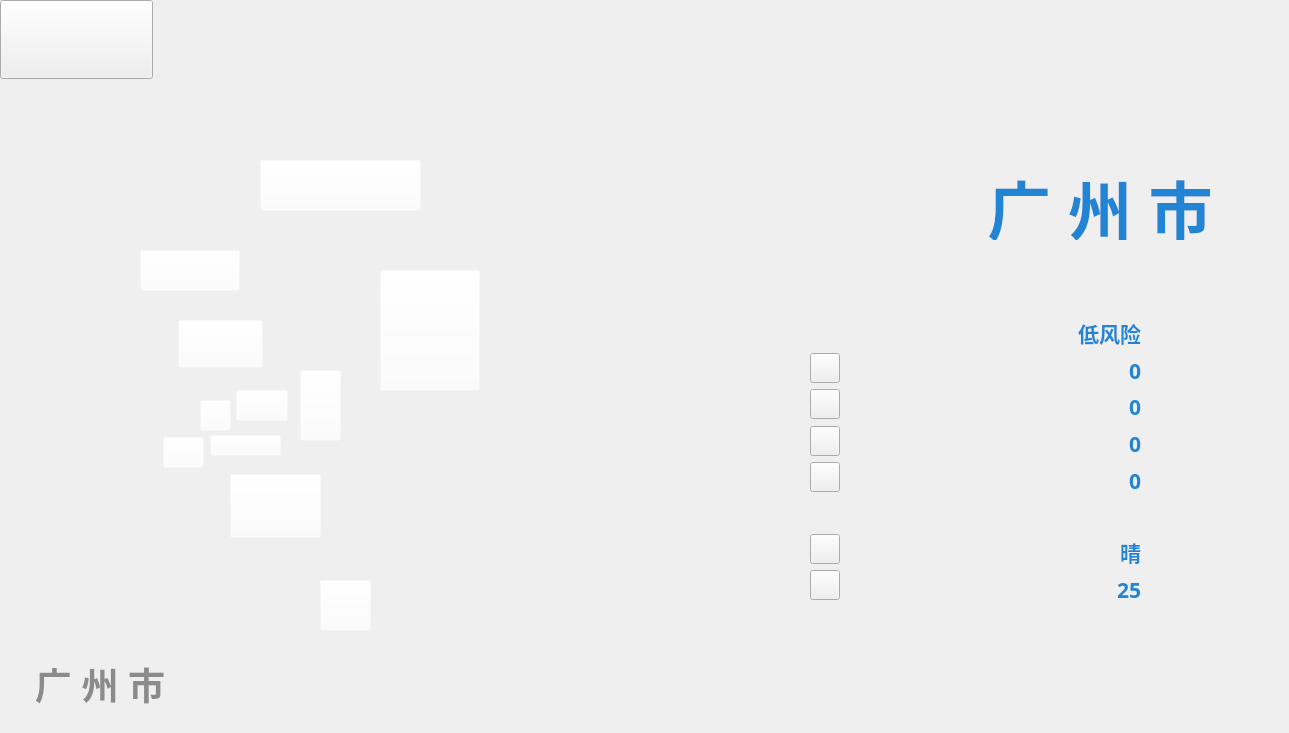
   <widget class="QWidget" name="page_gz">
    <widget class="QLabel" name="UI_map_gz_bg">
     <property name="geometry">
      <rect>
       <x>0</x>
       <y>0</y>
       <width>1280</width>
       <height>720</height>
      </rect>
     </property>
     <property name="text">
      <string>&lt;html&gt;&lt;head/&gt;&lt;body&gt;&lt;p&gt;&lt;img src=&quot;:/GUI/UI_map_gz_bg.png&quot;/&gt;&lt;/p&gt;&lt;/body&gt;&lt;/html&gt;</string>
     </property>
    </widget>
    <widget class="QLabel" name="regionName">
     <property name="geometry">
      <rect>
       <x>970</x>
       <y>160</y>
       <width>260</width>
       <height>80</height>
      </rect>
     </property>
     <property name="font">
      <font>
       <family>思源宋体 CN Heavy</family>
       <pointsize>48</pointsize>
       <weight>75</weight>
       <bold>true</bold>
      </font>
     </property>
     <property name="mouseTracking">
      <bool>true</bool>
     </property>
     <property name="contextMenuPolicy">
      <enum>Qt::DefaultContextMenu</enum>
     </property>
     <property name="text">
      <string>&lt;html&gt;&lt;head/&gt;&lt;body&gt;&lt;p align=&quot;center&quot;&gt;&lt;span style=&quot; color:#2284d4;&quot;&gt;广 州 市&lt;/span&gt;&lt;/p&gt;&lt;/body&gt;&lt;/html&gt;</string>
     </property>
    </widget>
    <widget class="QLabel" name="riskLvl">
     <property name="geometry">
      <rect>
       <x>1070</x>
       <y>317</y>
       <width>71</width>
       <height>31</height>
      </rect>
     </property>
     <property name="font">
      <font>
       <family>思源黑体 CN Bold</family>
       <pointsize>16</pointsize>
       <weight>75</weight>
       <bold>true</bold>
      </font>
     </property>
     <property name="styleSheet">
      <string notr="true">color: rgb(34, 132, 212);</string>
     </property>
     <property name="text">
      <string>低风险</string>
     </property>
     <property name="alignment">
      <set>Qt::AlignRight|Qt::AlignTrailing|Qt::AlignVCenter</set>
     </property>
    </widget>
    <widget class="QLabel" name="count_0">
     <property name="geometry">
      <rect>
       <x>1070</x>
       <y>355</y>
       <width>71</width>
       <height>31</height>
      </rect>
     </property>
     <property name="font">
      <font>
       <family>思源黑体 CN Bold</family>
       <pointsize>16</pointsize>
       <weight>75</weight>
       <bold>true</bold>
      </font>
     </property>
     <property name="styleSheet">
      <string notr="true">color: rgb(34, 132, 212);</string>
     </property>
     <property name="text">
      <string>0</string>
     </property>
     <property name="alignment">
      <set>Qt::AlignRight|Qt::AlignTrailing|Qt::AlignVCenter</set>
     </property>
    </widget>
    <widget class="QLabel" name="count_1">
     <property name="geometry">
      <rect>
       <x>1070</x>
       <y>391</y>
       <width>71</width>
       <height>31</height>
      </rect>
     </property>
     <property name="font">
      <font>
       <family>思源黑体 CN Bold</family>
       <pointsize>16</pointsize>
       <weight>75</weight>
       <bold>true</bold>
      </font>
     </property>
     <property name="styleSheet">
      <string notr="true">color: rgb(34, 132, 212);</string>
     </property>
     <property name="text">
      <string>0</string>
     </property>
     <property name="alignment">
      <set>Qt::AlignRight|Qt::AlignTrailing|Qt::AlignVCenter</set>
     </property>
    </widget>
    <widget class="QLabel" name="count_2">
     <property name="geometry">
      <rect>
       <x>1070</x>
       <y>428</y>
       <width>71</width>
       <height>31</height>
      </rect>
     </property>
     <property name="font">
      <font>
       <family>思源黑体 CN Bold</family>
       <pointsize>16</pointsize>
       <weight>75</weight>
       <bold>true</bold>
      </font>
     </property>
     <property name="styleSheet">
      <string notr="true">color: rgb(34, 132, 212);</string>
     </property>
     <property name="text">
      <string>0</string>
     </property>
     <property name="alignment">
      <set>Qt::AlignRight|Qt::AlignTrailing|Qt::AlignVCenter</set>
     </property>
    </widget>
    <widget class="QLabel" name="count_3">
     <property name="geometry">
      <rect>
       <x>1070</x>
       <y>465</y>
       <width>71</width>
       <height>31</height>
      </rect>
     </property>
     <property name="font">
      <font>
       <family>思源黑体 CN Bold</family>
       <pointsize>16</pointsize>
       <weight>75</weight>
       <bold>true</bold>
      </font>
     </property>
     <property name="styleSheet">
      <string notr="true">color: rgb(34, 132, 212);</string>
     </property>
     <property name="text">
      <string>0</string>
     </property>
     <property name="alignment">
      <set>Qt::AlignRight|Qt::AlignTrailing|Qt::AlignVCenter</set>
     </property>
    </widget>
    <widget class="QLabel" name="temperature">
     <property name="geometry">
      <rect>
       <x>1070</x>
       <y>574</y>
       <width>71</width>
       <height>31</height>
      </rect>
     </property>
     <property name="font">
      <font>
       <family>思源黑体 CN Bold</family>
       <pointsize>16</pointsize>
       <weight>75</weight>
       <bold>true</bold>
      </font>
     </property>
     <property name="styleSheet">
      <string notr="true">color: rgb(34, 132, 212);</string>
     </property>
     <property name="text">
      <string>25</string>
     </property>
     <property name="alignment">
      <set>Qt::AlignRight|Qt::AlignTrailing|Qt::AlignVCenter</set>
     </property>
    </widget>
    <widget class="QLabel" name="weather">
     <property name="geometry">
      <rect>
       <x>1070</x>
       <y>536</y>
       <width>71</width>
       <height>31</height>
      </rect>
     </property>
     <property name="font">
      <font>
       <family>思源黑体 CN Bold</family>
       <pointsize>16</pointsize>
       <weight>75</weight>
       <bold>true</bold>
      </font>
     </property>
     <property name="styleSheet">
      <string notr="true">color: rgb(34, 132, 212);</string>
     </property>
     <property name="text">
      <string>晴</string>
     </property>
     <property name="alignment">
      <set>Qt::AlignRight|Qt::AlignTrailing|Qt::AlignVCenter</set>
     </property>
    </widget>
    <widget class="QLabel" name="regionName_2">
     <property name="geometry">
      <rect>
       <x>-30</x>
       <y>644</y>
       <width>260</width>
       <height>80</height>
      </rect>
     </property>
     <property name="font">
      <font>
       <family>思源宋体 CN Heavy</family>
       <pointsize>28</pointsize>
       <weight>75</weight>
       <bold>true</bold>
      </font>
     </property>
     <property name="mouseTracking">
      <bool>true</bool>
     </property>
     <property name="contextMenuPolicy">
      <enum>Qt::DefaultContextMenu</enum>
     </property>
     <property name="styleSheet">
      <string notr="true">color: rgb(139, 139, 139);
font-size: 28pt;</string>
     </property>
     <property name="text">
      <string>&lt;html&gt;&lt;head/&gt;&lt;body&gt;&lt;p align=&quot;center&quot;&gt;&lt;span style=&quot; font-size:28pt; color:#8b8b8b;&quot;&gt;广 州 市&lt;/span&gt;&lt;/p&gt;&lt;/body&gt;&lt;/html&gt;</string>
     </property>
    </widget>
    <widget class="QPushButton" name="exitButton">
     <property name="geometry">
      <rect>
       <x>0</x>
       <y>0</y>
       <width>153</width>
       <height>79</height>
      </rect>
     </property>
     <property name="styleSheet">
      <string notr="true">border-image: url(:/GUI/UI_map_gz_back.png);</string>
     </property>
    </widget>
    <widget class="QPushButton" name="count_0_edit">
     <property name="geometry">
      <rect>
       <x>810</x>
       <y>353</y>
       <width>30</width>
       <height>30</height>
      </rect>
     </property>
     <property name="styleSheet">
      <string notr="true">border-image: url(:/GUI/edit.png);</string>
     </property>
    </widget>
    <widget class="QPushButton" name="count_1_edit">
     <property name="geometry">
      <rect>
       <x>810</x>
       <y>389</y>
       <width>30</width>
       <height>30</height>
      </rect>
     </property>
     <property name="styleSheet">
      <string notr="true">border-image: url(:/GUI/edit.png);</string>
     </property>
    </widget>
    <widget class="QPushButton" name="count_2_edit">
     <property name="geometry">
      <rect>
       <x>810</x>
       <y>426</y>
       <width>30</width>
       <height>30</height>
      </rect>
     </property>
     <property name="styleSheet">
      <string notr="true">border-image: url(:/GUI/edit.png);</string>
     </property>
    </widget>
    <widget class="QPushButton" name="count_3_edit">
     <property name="geometry">
      <rect>
       <x>810</x>
       <y>462</y>
       <width>30</width>
       <height>30</height>
      </rect>
     </property>
     <property name="styleSheet">
      <string notr="true">border-image: url(:/GUI/edit.png);</string>
     </property>
    </widget>
    <widget class="QPushButton" name="weather_edit">
     <property name="geometry">
      <rect>
       <x>810</x>
       <y>534</y>
       <width>30</width>
       <height>30</height>
      </rect>
     </property>
     <property name="styleSheet">
      <string notr="true">border-image: url(:/GUI/edit.png);</string>
     </property>
    </widget>
    <widget class="QPushButton" name="temperature_edit">
     <property name="geometry">
      <rect>
       <x>810</x>
       <y>570</y>
       <width>30</width>
       <height>30</height>
      </rect>
     </property>
     <property name="styleSheet">
      <string notr="true">border-image: url(:/GUI/edit.png);</string>
     </property>
    </widget>
    <widget class="QPushButton" name="YueXiuButton">
     <property name="geometry">
      <rect>
       <x>200</x>
       <y>400</y>
       <width>31</width>
       <height>31</height>
      </rect>
     </property>
     <property name="styleSheet">
      <string notr="true">background-color: rgba(255, 255, 255, 0);</string>
     </property>
    </widget>
    <widget class="QPushButton" name="HuangPuButton">
     <property name="geometry">
      <rect>
       <x>300</x>
       <y>370</y>
       <width>41</width>
       <height>71</height>
      </rect>
     </property>
     <property name="styleSheet">
      <string notr="true">background-color: rgba(255, 255, 255, 0);</string>
     </property>
    </widget>
    <widget class="QPushButton" name="LiWanButton">
     <property name="geometry">
      <rect>
       <x>163</x>
       <y>437</y>
       <width>41</width>
       <height>31</height>
      </rect>
     </property>
     <property name="styleSheet">
      <string notr="true">background-color: rgba(255, 255, 255, 0);</string>
     </property>
    </widget>
    <widget class="QPushButton" name="HaiZhuButton">
     <property name="geometry">
      <rect>
       <x>210</x>
       <y>435</y>
       <width>71</width>
       <height>21</height>
      </rect>
     </property>
     <property name="styleSheet">
      <string notr="true">background-color: rgba(255, 255, 255, 0);</string>
     </property>
    </widget>
    <widget class="QPushButton" name="PanYuButton">
     <property name="geometry">
      <rect>
       <x>230</x>
       <y>474</y>
       <width>91</width>
       <height>64</height>
      </rect>
     </property>
     <property name="styleSheet">
      <string notr="true">background-color: rgba(255, 255, 255, 0);</string>
     </property>
    </widget>
    <widget class="QPushButton" name="CongHuaButton">
     <property name="geometry">
      <rect>
       <x>260</x>
       <y>160</y>
       <width>161</width>
       <height>51</height>
      </rect>
     </property>
     <property name="styleSheet">
      <string notr="true">background-color: rgba(255, 255, 255, 0);</string>
     </property>
    </widget>
    <widget class="QPushButton" name="TianHeButton">
     <property name="geometry">
      <rect>
       <x>236</x>
       <y>390</y>
       <width>52</width>
       <height>31</height>
      </rect>
     </property>
     <property name="styleSheet">
      <string notr="true">background-color: rgba(255, 255, 255, 0);</string>
     </property>
    </widget>
    <widget class="QPushButton" name="NanShaButton">
     <property name="geometry">
      <rect>
       <x>320</x>
       <y>580</y>
       <width>51</width>
       <height>51</height>
      </rect>
     </property>
     <property name="styleSheet">
      <string notr="true">background-color: rgba(255, 255, 255, 0);</string>
     </property>
    </widget>
    <widget class="QPushButton" name="HuaDuButton">
     <property name="geometry">
      <rect>
       <x>140</x>
       <y>250</y>
       <width>100</width>
       <height>41</height>
      </rect>
     </property>
     <property name="styleSheet">
      <string notr="true">background-color: rgba(255, 255, 255, 0);</string>
     </property>
    </widget>
    <widget class="QPushButton" name="BaiYunButton">
     <property name="geometry">
      <rect>
       <x>178</x>
       <y>320</y>
       <width>85</width>
       <height>48</height>
      </rect>
     </property>
     <property name="styleSheet">
      <string notr="true">background-color: rgba(255, 255, 255, 0);</string>
     </property>
    </widget>
    <widget class="QPushButton" name="ZengChengButton">
     <property name="enabled">
      <bool>true</bool>
     </property>
     <property name="geometry">
      <rect>
       <x>380</x>
       <y>270</y>
       <width>100</width>
       <height>121</height>
      </rect>
     </property>
     <property name="styleSheet">
      <string notr="true">background-color: rgba(255, 255, 255, 0);</string>
     </property>
    </widget>
    <zorder>temperature_edit</zorder>
    <zorder>weather_edit</zorder>
    <zorder>UI_map_gz_bg</zorder>
    <zorder>regionName</zorder>
    <zorder>riskLvl</zorder>
    <zorder>count_0</zorder>
    <zorder>count_1</zorder>
    <zorder>count_2</zorder>
    <zorder>count_3</zorder>
    <zorder>temperature</zorder>
    <zorder>weather</zorder>
    <zorder>regionName_2</zorder>
    <zorder>exitButton</zorder>
    <zorder>count_0_edit</zorder>
    <zorder>count_1_edit</zorder>
    <zorder>count_2_edit</zorder>
    <zorder>count_3_edit</zorder>
    <zorder>YueXiuButton</zorder>
    <zorder>HuangPuButton</zorder>
    <zorder>LiWanButton</zorder>
    <zorder>HaiZhuButton</zorder>
    <zorder>PanYuButton</zorder>
    <zorder>CongHuaButton</zorder>
    <zorder>TianHeButton</zorder>
    <zorder>NanShaButton</zorder>
    <zorder>HuaDuButton</zorder>
    <zorder>BaiYunButton</zorder>
    <zorder>ZengChengButton</zorder>
   </widget>
